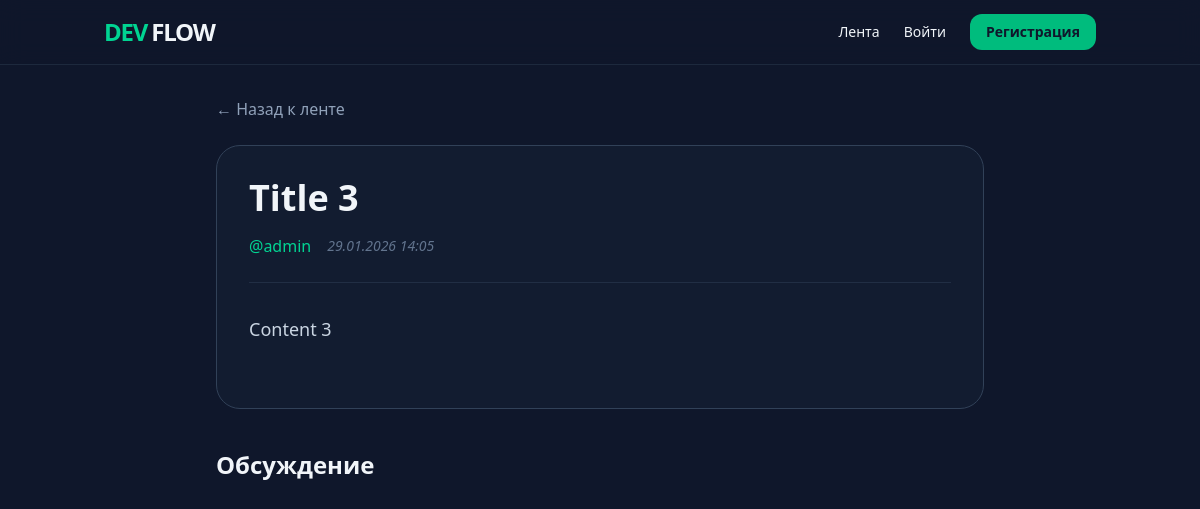
Page /posts/3/ on the earlier database version.
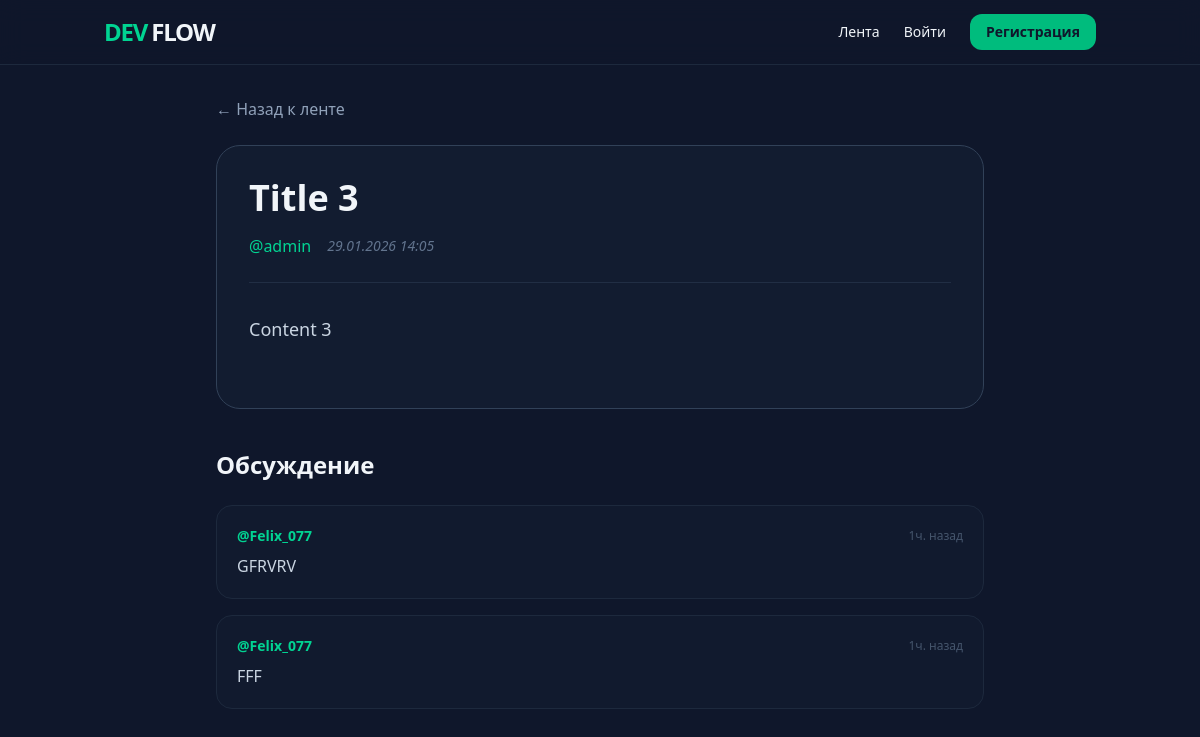
Same page on the later database version.
### post/models.py (models this page shows, shortened)
class Comment(models.Model):
    post = models.ForeignKey(Post, on_delete=models.CASCADE,
                             related_name='comments')
    text = models.TextField()
    created_at = models.DateTimeField(auto_now_add=True)
    author = models.ForeignKey(User, on_delete=models.CASCADE)

### post/views.py (the view)
# urls.py: path('posts/<int:post_id>/', views.post_details, name='post_details'),
def post_details(request, post_id):
    post = get_object_or_404(Post, pk=post_id)
    comments = post.comments.all().order_by('-created_at')
    if request.method == 'POST':
        form = CommentForm(request.POST)
        if form.is_valid():
            comment = form.save(commit=False)
            comment.post = post
            comment.author = request.user
            comment.save()
            return redirect('post_details', post_id=post.id)
    else:
        form = CommentForm()
    return render(request, 'post/post_details.html',
                                {'post': post,
                                        'comments': comments,
                                        'form': form})

### post/templatetags/post_extras.py (called while the page is built)
@register.filter
def smart_time(value):
    if not value:
        return ""
    now = timezone.now()
    diff = now - value
    if diff < timedelta(hours=12):
        total_seconds = int(diff.total_seconds())
        hours = total_seconds // 3600
        minutes = (total_seconds % 3600) // 60
        if hours > 0:
            return f'{hours}ч. назад'
        return f'{minutes} мин. назад'
    if value.date() == now.date():
        return f'Сегодня в {value.strftime("%H:%M")}'
    if value.date() == now.date() - timedelta(days=1):
        return f'Вчера в {value.strftime("%H:%M")}'
    return f'{value.strftime("%d.%m.%Y %H:%M")}'

### post/templates/post/post_details.html (shortened to what this page needs)
{% extends 'base.html' %}
{% load post_extras %}
{% block content %}
<div class="max-w-3xl mx-auto">
    <a href="{% url 'post_list' %}" class="inline-flex items-center text-slate-400 hover:text-emerald-400 mb-6 transition-colors">
        ← Назад к ленте
    </a>
    <article class="bg-slate-800/30 rounded-3xl p-8 border border-slate-700 mb-10">
        <h1 class="text-4xl font-black mb-4">{{ post.title }}</h1>
        <div class="flex items-center gap-4 mb-8 pb-6 border-b border-slate-700/50">
            <span class="text-emerald-400 font-medium">@{{ post.author }}</span>
            <span class="text-slate-500 text-sm italic">{{ post.created_at|smart_time }}</span>
        </div>
        <div class="text-slate-300 leading-relaxed text-lg mb-8">
            {{ post.content|linebreaks }}
        </div>
    </article>
    <section class="space-y-6">
        <h3 class="text-2xl font-bold">Обсуждение</h3>
        <div class="space-y-4">
            {% for comment in comments %}
            <div class="bg-slate-800/20 p-5 rounded-2xl border border-slate-800">
                <div class="flex justify-between items-center mb-2">
                    <span class="font-bold text-emerald-400 text-sm">@{{ comment.author.username }}</span>
                    <span class="text-slate-600 text-xs">{{ comment.created_at|smart_time }}</span>
                </div>
                <p class="text-slate-300">{{ comment.text }}</p>
            </div>
            {% endfor %}
        </div>
    </section>
</div>
{% endblock %}

Differences in the rows shown:
added Comment: author.username "Felix_077", created_at|smart_time "1ч. назад", text "GFRVRV"
added Comment: author.username "Felix_077", created_at|smart_time "1ч. назад", text "FFF"
